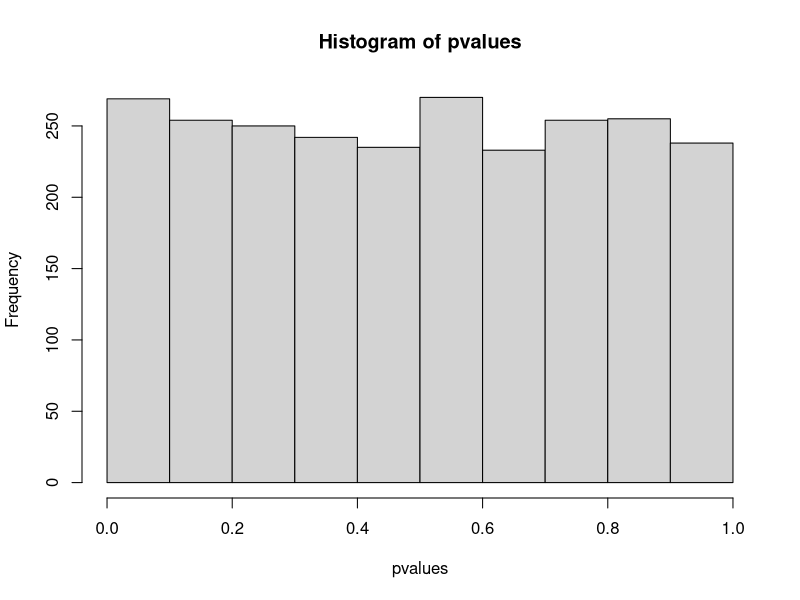

Write R code to recreate this figure.
## ---- chunk 1
knitr::opts_chunk$set(
  eval      = TRUE,
  comment   = "#",
  results   = "hold",
  message = FALSE,
  warning = FALSE,
  # collapse  = TRUE,
  fig.align = "center")
## ---- chunk 2
generate_samples <- function(n, mu1, mu2){
  return(data.frame(sample1 = rnorm(n = n, mean = mu1, sd = 1),
               sample2 = rnorm(n = n, mean = mu2, sd = 1)))
}

my_sample <- generate_samples(1000, 1, 1.01)
## ---- chunk 3
# two-tailed (diff in means = 0)
# Student's (assumes equal variances)
# (for Welch's t-test, var.equal = FALSE)
t.test(my_sample$sample1, 
       my_sample$sample2,
       var.equal = TRUE)
## ---- chunk 4
get_p_value_t_test <- function(my_sample){
  test_results <- t.test(my_sample$sample1, 
                         my_sample$sample2, 
                         var.equal = TRUE)
  return(test_results$p.value)
}
## ---- chunk 5
pvalues <- replicate(n = 2500, expr = get_p_value_t_test(generate_samples(10, 1, 1)))
## ---- chunk 6
sum(pvalues < 0.05)
## ---- chunk 7
hist(pvalues)
## ---- chunk 8
original_pvalues <- c(0.01, 0.07, 0.1, 0.44)
p.adjust(original_pvalues, method = "bonferroni")
